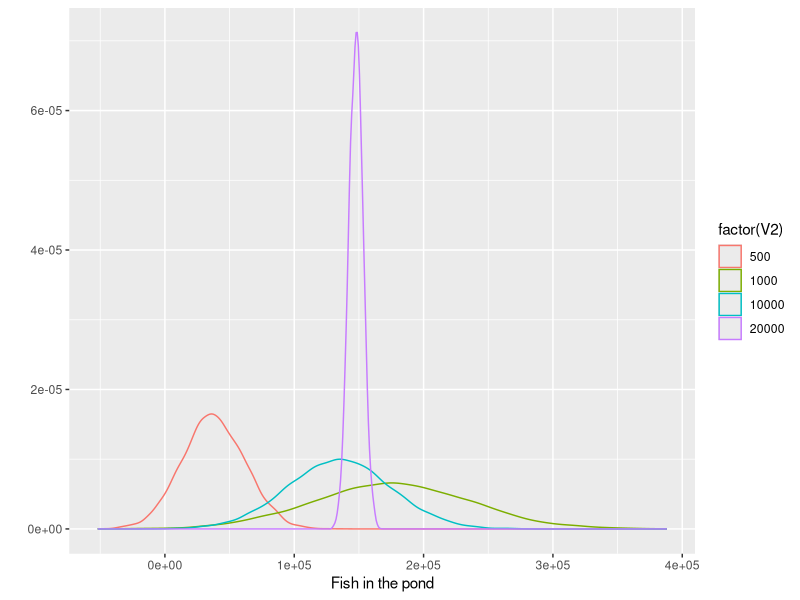

Source code (R): (Note: this script raises an error after producing the figure.)
# http://www.foreignpolicy.com/articles/2012/02/27/the_body_counter?page=full
# simulate MSE = Multiple Systems Estimation

# SOME HOUSEKEPING FIRST

# pretty picture comes from here
library("ggplot2")

# true population size
population <- 150000 

# number of guesses you can take to estimate
# maximum-likelihood mean, standard deviation
# of your final guess
n <- 10

# this many draws will help you simulate 
# the uncertainty of your guess
sims <- 10^4

# define a function that will render big numbers with comma
# separators for thousands. the original version is here: 
# https://stat.ethz.ch/pipermail/r-help/2010-November/259488.html
commaUS <- function(x) {
   sprintf("%s", formatC(x, format="fg", big.mark = ","))
}

# THE PIECES OF THE ACTUAL SIMULATION

# make one guess, with daily catches of up to x:
# -- if x=100, the daily catch is between 0 and 99
# -- if x=1000, the daily catch is between 0 and 999.
mymse <- function(x) {
   day1 <- round(runif(1)*x)       # count of fish caught on day 1
   day2 <- round(runif(1)*x)       # count of fish caught on day 2
   pond <- c(1:population)
   day1 <- sample(pond,day1)               # list of fish caught on day 1
   day2 <- sample(pond,day2)               # list of fish caught on day 2
   overlap <- length(intersect(day1,day2)) # count of fish caught twice
   guess <- length(day1)*length(day2)
   if(overlap>0) {
      guess <- guess/overlap
   }
   return(round(guess))
}

# assume that the fish population guesses for a given pond 
# are distributed N(mu,sigma). this is the log likelihood 
# function of a given set of y guesses:
myll <- function(par, y) {
   mu <- par[1]
   sigma <- par[2]    
   l <- length(y)*log(sigma^2)
   a <- 1/sigma^2
   ll <- sum((y-mu)^2)  
   return(-(l+a*ll)/2)
}

# collect n guesses of catches limited to 
# a given maxcatch, then estimate mu, sigma
# and make sims draws from N(mu, sigma)
mysim <- function(n,maxcatch) {
   # 1. make n guesses of fish in the pond
   a <- apply(as.matrix(1:n),1,function(x) mymse(maxcatch))
   # 2. get the maximum likelihood estimates of mu, sigma
   # that might have produced the n guesses:
   opt <- optim(par=c(1,1), fn = myll, control = list(fnscale = -1), 
          y=a, method = "BFGS", hessian = TRUE) 
   # 3. model the uncertainty around these estimates
   b <- rnorm(sims,mean=opt$par[1],sd=opt$par[2])
   return(b)
}   

# THE FINAL PICTURE

# now make some comparisons of the effect of
# maxcatch with a given number of guesses n
# on the population estimate and its precision
maxes  <- c(500,1000,10000,20000)
simspic <- matrix(0,sims,length(maxes))
for(i in 1:length(maxes)) {
   simspic[,i] <- mysim(n,maxes[i])
}

# Set up a stacked 2-column matrix where the second
# column will be used for grouping these guesses
x.1 <- cbind(simspic[,1],maxes[1])
x.2 <- cbind(simspic[,2],maxes[2])
x.3 <- cbind(simspic[,3],maxes[3])
x.4 <- cbind(simspic[,4],maxes[4])

# now plot the guesses with the
# catch limits set in maxes
d <- as.data.frame(rbind(x.1,x.2,x.3,x.4))
p <- qplot(V1, colour=factor(V2), data=d, geom="density", xlab="Fish in the pond")
t <- paste("Precision of the population estimate with",n,"guesses",sep=" ")
p <- p + scale_colour_discrete(name = "Catch limit") + opts(title=t)
p
